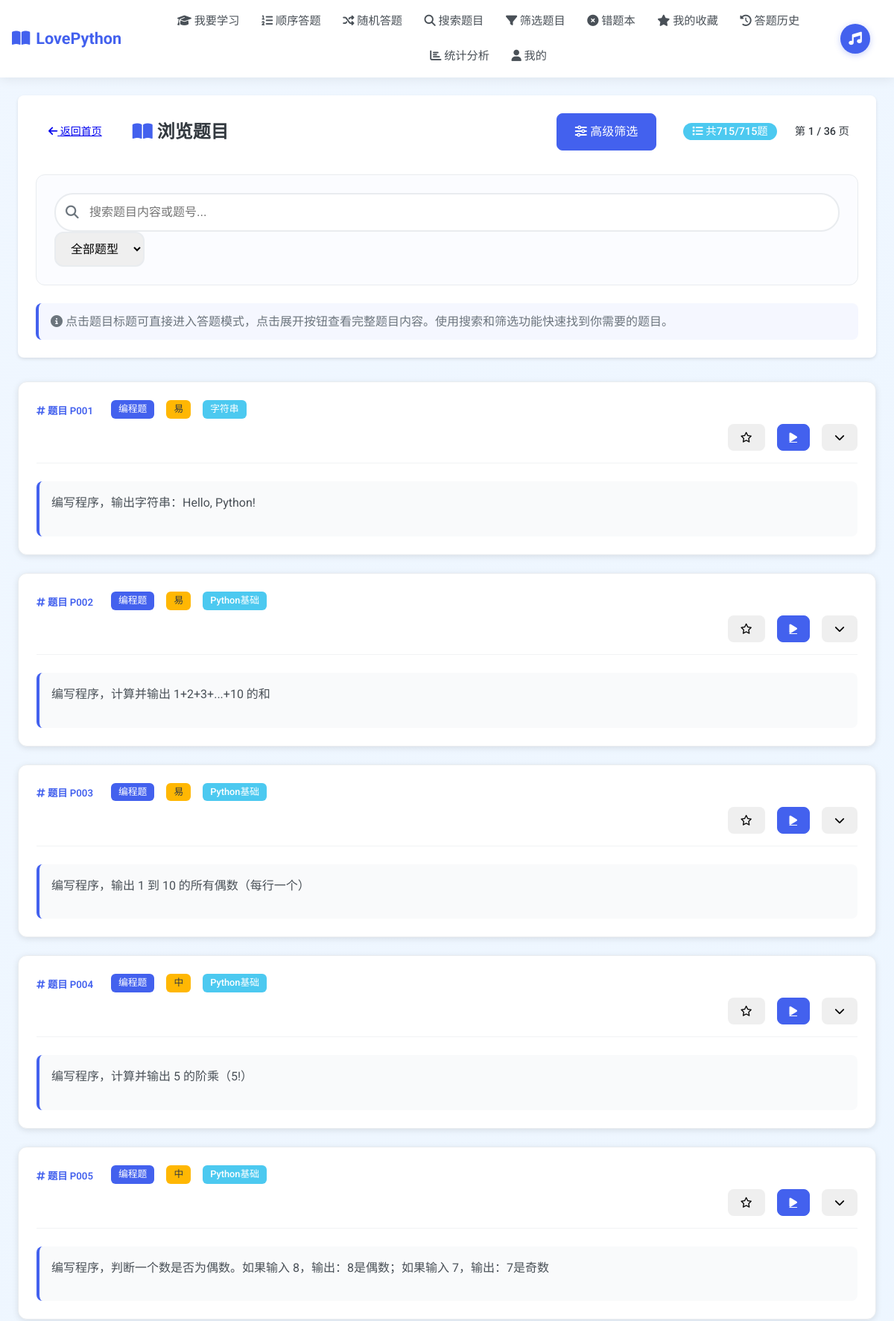
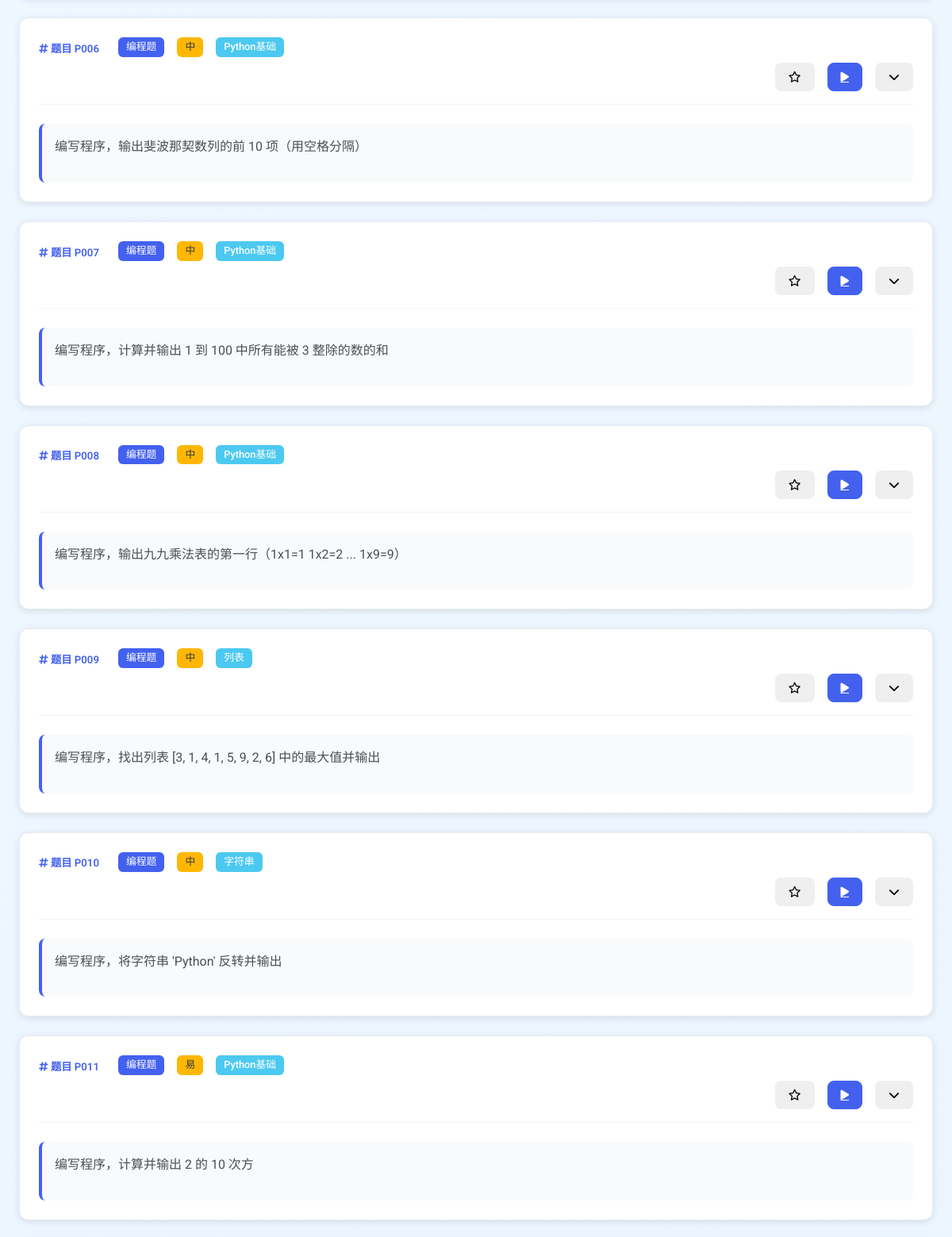
The page /browse (signed in, upper part) on the database its author committed (2 pictures, top to bottom).
### tables this page shows
CREATE TABLE questions (
        id TEXT PRIMARY KEY,
        stem TEXT NOT NULL,
        answer TEXT NOT NULL,
        difficulty TEXT,
        qtype TEXT,
        category TEXT,
        options TEXT, -- JSON stored options
        created_at DATETIME DEFAULT CURRENT_TIMESTAMP
    );

### app.py (the view)
@app.route('/browse')
@login_required
def browse_questions():
    user_id = get_user_id()
    page = request.args.get('page', 1, type=int)
    question_type = request.args.get('type', '')
    search_query = request.args.get('search', '')
    per_page = 20  # Questions per page
    conn = get_db()
    c = conn.cursor()
    where_conditions = []
    params = []
    if question_type and question_type != 'all':
        where_conditions.append('qtype = ?')
        params.append(question_type)
    if search_query:
        where_conditions.append('(stem LIKE ? OR id LIKE ?)')
        params.extend(['%' + search_query + '%', '%' + search_query + '%'])
    where_clause = ' WHERE ' + ' AND '.join(where_conditions) if where_conditions else ''
    count_sql = f'SELECT COUNT(*) as total FROM questions{where_clause}'
    c.execute(count_sql, params)
    total = c.fetchone()['total']
    offset = (page - 1) * per_page
    query_params = params + [per_page, offset]
    c.execute(f'''
        SELECT id, stem, answer, difficulty, qtype, category, options
        FROM questions
        {where_clause}
        ORDER BY CAST(id AS INTEGER) ASC
        LIMIT ? OFFSET ?
    ''', query_params)
    rows = c.fetchall()
    questions = []
    for row in rows:
        question_data = {
            'id': row['id'],
            'stem': row['stem'],
            'answer': row['answer'],
            'difficulty': row['difficulty'],
            'type': row['qtype'],
            'category': row['category'],
            'options': json.loads(row['options']) if row['options'] else {}
        }
        c.execute('SELECT 1 FROM favorites WHERE user_id=? AND question_id=?',
                  (user_id, row['id']))
        question_data['is_favorite'] = bool(c.fetchone())
        questions.append(question_data)
    c.execute('SELECT DISTINCT qtype FROM questions WHERE qtype IS NOT NULL AND qtype != ""')
    available_types = [r['qtype'] for r in c.fetchall()]
    conn.close()
    total_pages = (total + per_page - 1) // per_page
    has_prev = page > 1
    has_next = page < total_pages
    return render_template('browse.html',
                          questions=questions,
                          total=total,
                          page=page,
                          per_page=per_page,
                          total_pages=total_pages,
                          has_prev=has_prev,
                          has_next=has_next,
                          current_type=question_type,
                          current_search=search_query,
                          available_types=available_types)

### app.py (called while the page is built)
def get_db():
    conn = sqlite3.connect('database.db')
    conn.row_factory = sqlite3.Row
    return conn

def login_required(f):
    @wraps(f)
    def decorated_function(*args, **kwargs):
        if not is_logged_in():
            flash("请先登录后再访问该页面", "error")
            return redirect(url_for('login', next=request.url))
        return f(*args, **kwargs)
    return decorated_function

def is_logged_in():
    return 'user_id' in session

def get_user_id():
    return session.get('user_id')

### templates/browse.html (shortened to what this page needs)
{% extends 'base.html' %}
{% block content %}
<div class="browse-header mb-4 d-none d-md-block">
    <div class="card">
        <div class="card-body">
            <div class="d-flex justify-content-between align-items-center mb-4">
                <div class="d-flex align-items-center">
                    <a href="{{ url_for('index') }}" class="btn btn-outline-secondary btn-sm me-3">
                        <i class="fas fa-arrow-left"></i> 返回首页
                    </a>
                    <h2 class="mb-0">
                        <i class="fas fa-book-open text-primary"></i> 浏览题目
                    </h2>
                </div>
                <div class="browse-stats">
                    <button class="btn btn-primary me-3" data-bs-toggle="modal" data-bs-target="#advancedFilterModal">
                        <i class="fas fa-sliders-h"></i> 高级筛选
                    </button>
                    <span class="badge badge-info">
                        <i class="fas fa-list"></i> 共<span id="desktop-filtered-count">{{ total }}</span>/{{ total }}题
                    </span>
                    <span class="badge badge-secondary">
                        第 {{ page }} / {{ total_pages }} 页
                    </span>
                </div>
            </div>
            <div class="desktop-search-filter-section mb-3">
                <div class="row g-3 align-items-center">
                    <div class="col-md-6">
                        <div class="desktop-search-container">
                            <div class="position-relative">
                                <input type="text" id="desktopSearchInput" class="form-control desktop-search-input"
                                       placeholder="搜索题目内容或题号..." value="{{ current_search or '' }}">
                                <div class="desktop-search-icon">
                                    <i class="fas fa-search"></i>
                                </div>
                            </div>
                        </div>
                    </div>
                    <div class="col-md-6">
                        <div class="desktop-filter-container">
                            <select class="form-select desktop-filter-select" id="desktopTypeFilter">
                                <option value="all" {% if not current_type or current_type == 'all' %}selected{% endif %}>
                                    <i class="fas fa-filter"></i> 全部题型
                                </option>
                            </select>
                        </div>
                    </div>
                </div>
            </div>
            <div class="browse-info">
                <p class="text-muted mb-0">
                    <i class="fas fa-info-circle"></i>
                    点击题目标题可直接进入答题模式，点击展开按钮查看完整题目内容。使用搜索和筛选功能快速找到你需要的题目。
                </p>
            </div>
        </div>
    </div>
</div>
{% if questions %}
<div class="questions-list d-none d-md-block">
    {% for question in questions %}
    <div class="card question-item mb-3" data-question-id="{{ question.id }}">
        <div class="card-body">
            <div class="question-header d-flex justify-content-between align-items-start mb-3">
                <div class="question-meta d-flex align-items-center flex-wrap">
                    <h5 class="question-title mb-0 me-3">
                        <a href="{{ url_for('show_question', qid=question.id) }}" class="text-decoration-none">
                            <i class="fas fa-hashtag text-primary"></i> 题目 {{ question.id }}
                        </a>
                    </h5>
                    {% if question.type %}
                    <span class="badge badge-primary me-2">{{ question.type }}</span>
                    {% endif %}
                    {% if question.difficulty and question.difficulty != '无' %}
                    <span class="badge badge-warning me-2">{{ question.difficulty }}</span>
                    {% endif %}
                    {% if question.category and question.category != '未分类' %}
                    <span class="badge badge-info me-2">{{ question.category }}</span>
                    {% endif %}
                </div>
                <div class="question-actions d-flex align-items-center">
                    {% if question.is_favorite %}
                    <form method="post" action="{{ url_for('unfavorite_question', qid=question.id) }}" class="d-inline me-2">
                        <button type="submit" class="btn btn-sm btn-outline-warning" title="取消收藏">
                            <i class="fas fa-star"></i>
                        </button>
                    </form>
                    {% else %}
                    <form method="post" action="{{ url_for('favorite_question', qid=question.id) }}" class="d-inline me-2">
                        <button type="submit" class="btn btn-sm btn-outline-secondary" title="收藏">
                            <i class="far fa-star"></i>
                        </button>
                    </form>
                    {% endif %}
                    <a href="{{ url_for('show_question', qid=question.id) }}" class="btn btn-sm btn-primary me-2" title="答题">
                        <i class="fas fa-play"></i>
                    </a>
                    <button class="btn btn-sm btn-outline-secondary toggle-expand" title="展开/收起">
                        <i class="fas fa-chevron-down"></i>
                    </button>
                </div>
            </div>
            <div class="question-stem-preview">
                <p class="question-stem-text mb-2">{{ question.stem[:150] }}{% if question.stem|length > 150 %}...{% endif %}</p>
            </div>
        </div>
    </div>
    {% endfor %}
</div>
                {% set start_page = [1, page - 1]|max %}
                {% set end_page = [total_pages, page + 1]|min %}
{% endif %}
{% endblock %}

### static/style.css (style rules this page uses)
:root { --primary-color: #4361ee; --primary-hover: #3a56e7; --secondary-color: #3f8efc; --success-color: #2ec4b6; --danger-color: #e63946; --warning-color: #ffb703; --info-color: #4cc9f0; --light-color: #f8f9fa; --dark-color: #212529; --gray-100: #f8f9fa; --gray-200: #e9ecef; --gray-300: #dee2e6; --gray-400: #ced4da; --gray-500: #adb5bd; --gray-600: #6c757d; --gray-700: #495057; --gray-800: #343a40; --gray-900: #212529; --font-main: 'Roboto', 'Noto Sans SC', sans-serif; --border-radius: 0.5rem; --box-shadow: 0 0.5rem 1rem rgba(0, 0, 0, 0.1); --transition: all 0.3s ease; }
* { box-sizing: border-box; margin: 0; padding: 0; }
html { scroll-behavior: smooth; }
body { font-family: var(--font-main); background: linear-gradient(135deg, #f0f7ff 0%, #eaf5ff 100%); color: var(--gray-800); line-height: 1.6; min-height: 100vh; display: flex; flex-direction: column; }
.card { background-color: white; border-radius: var(--border-radius); box-shadow: var(--box-shadow); padding: 1.5rem; margin-bottom: 1.5rem; transition: var(--transition); }
.form-control { width: 100%; padding: 0.75rem 1rem; font-size: 1rem; line-height: 1.5; color: var(--gray-700); background-color: #fff; background-clip: padding-box; border: 1px solid var(--gray-300); border-radius: var(--border-radius); transition: var(--transition); -webkit-appearance: none; appearance: none; touch-action: manipulation; }
input.form-control { min-height: 2.75rem; }
.btn { display: inline-block; font-weight: 500; text-align: center; white-space: nowrap; vertical-align: middle; user-select: none; border: 1px solid transparent; padding: 0.75rem 1.5rem; font-size: 1rem; line-height: 1.5; border-radius: var(--border-radius); transition: var(--transition); cursor: pointer; touch-action: manipulation; -webkit-tap-highlight-color: transparent; position: relative; overflow: hidden; min-height: 2.75rem; }
.btn::after { content: ''; display: block; position: absolute; width: 100%; height: 100%; top: 0; left: 0; pointer-events: none; background-image: radial-gradient(circle, rgba(255, 255, 255, 0.3) 10%, transparent 10.01%); background-repeat: no-repeat; background-position: 50%; transform: scale(10, 10); opacity: 0; transition: transform 0.5s, opacity 0.8s; }
.btn-primary { color: #fff; background-color: var(--primary-color); border-color: var(--primary-color); }
.btn-sm { padding: 0.5rem 1rem; font-size: 0.875rem; min-height: 2.25rem; }
.badge { display: inline-block; padding: 0.25rem 0.75rem; font-size: 0.875rem; font-weight: 500; line-height: 1; text-align: center; white-space: nowrap; vertical-align: baseline; border-radius: 50rem; }
.badge-primary { background-color: var(--primary-color); color: white; }
.badge-warning { background-color: var(--warning-color); color: var(--gray-800); }
.badge-info { background-color: var(--info-color); color: white; }
.question-header { display: flex; justify-content: space-between; align-items: center; margin-bottom: 1.5rem; }
.question-actions { display: flex; justify-content: space-between; align-items: center; margin-top: 2rem; }
.text-decoration-none { text-decoration: none !important; }
.mb-0 { margin-bottom: 0 !important; }
.mb-2 { margin-bottom: 1rem !important; }
.mb-3 { margin-bottom: 1.5rem !important; }
.mb-4 { margin-bottom: 2rem !important; }
.me-2 { margin-right: 1rem !important; }
.me-3 { margin-right: 1.5rem !important; }
.d-none { display: none !important; }
.d-inline { display: inline !important; }
.d-flex { display: flex !important; }
@media (min-width: 768px) { .d-md-block { display: block !important; } }
.flex-wrap { flex-wrap: wrap !important; }
.justify-content-between { justify-content: space-between !important; }
.align-items-start { align-items: flex-start !important; }
.align-items-center { align-items: center !important; }
.text-primary { color: var(--primary-color) !important; }
.text-muted { color: var(--gray-600) !important; }
.position-relative { position: relative !important; }

### templates/base.html (style rules this page uses)
body { position: relative; min-height: 100vh; }

### rows shown on the page
questions: id "P001", type "编程题", difficulty "易", category "字符串", stem "编写程序，输出字符串：Hello, Python!"
questions: id "P002", type "编程题", difficulty "易", category "Python基础", stem "编写程序，计算并输出 1+2+3+...+10 的和"
questions: id "P003", type "编程题", difficulty "易", category "Python基础", stem "编写程序，输出 1 到 10 的所有偶数（每行一个）"
questions: id "P004", type "编程题", difficulty "中", category "Python基础", stem "编写程序，计算并输出 5 的阶乘（5!）"
questions: id "P005", type "编程题", difficulty "中", category "Python基础", stem "编写程序，判断一个数是否为偶数。如果输入 8，输出：8是偶数；如果输入 7，输出：7是奇数"
questions: id "P006", type "编程题", difficulty "中", category "Python基础", stem "编写程序，输出斐波那契数列的前 10 项（用空格分隔）"
questions: id "P007", type "编程题", difficulty "中", category "Python基础", stem "编写程序，计算并输出 1 到 100 中所有能被 3 整除的数的和"
questions: id "P008", type "编程题", difficulty "中", category "Python基础", stem "编写程序，输出九九乘法表的第一行（1x1=1 1x2=2 ... 1x9=9）"
questions: id "P009", type "编程题", difficulty "中", category "列表", stem "编写程序，找出列表 [3, 1, 4, 1, 5, 9, 2, 6] 中的最大值并输出"
questions: id "P010", type "编程题", difficulty "中", category "字符串", stem "编写程序，将字符串 'Python' 反转并输出"
questions: id "P011", type "编程题", difficulty "易", category "Python基础", stem "编写程序，计算并输出 2 的 10 次方"

### other values the page prints
{{ total }} "715"
{{ page }} "1"
{{ total_pages }} "36"
